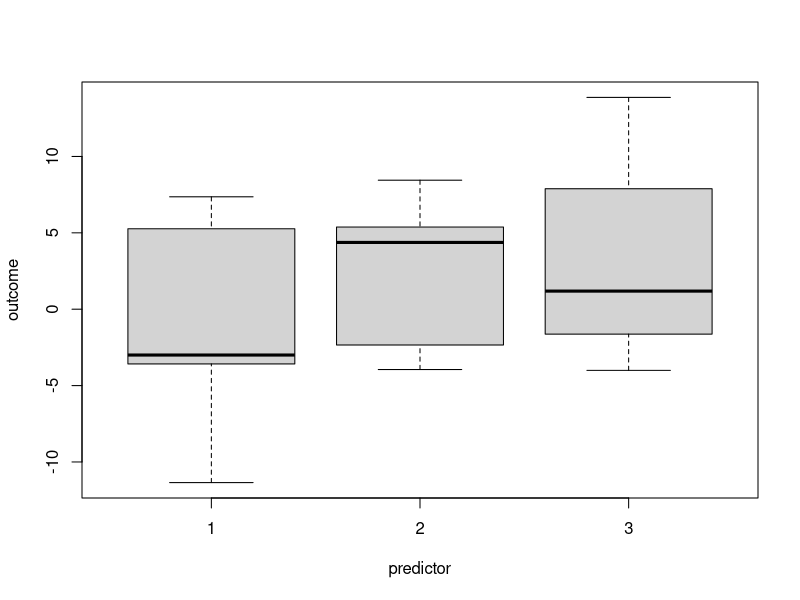

Write the R code that produced this figure. (Note: this script raises an error after producing the figure.)
rm(list = ls())
library(BayesFactor)
library(car)


nrepeats <- 10000
simulationOptions <- expand.grid(
  n            = c(30, 60, 150),                 # dividable by three and two
  distribution = c("normal", "bimodal"),
  homogeneity  = c(T, F),
  hypothesis   = c("0", "a"),
  repeats      = 1:nrepeats,
  stringsAsFactors = FALSE
)

nrow(simulationOptions)


sd      <- 1    # standard deviation of normal distributions making
                # the bimodal distribution --> also determines sd of 
                # normal distribution as its sd is the same as the 
                # one of the total bimodal distribution.
peaksbmd<- 8    # distance of peaks bimodal distribution
vardiff <- 2    # increase of error in case of homogeneity not met
b0      <- 0    # intercept
mean1   <- 0    # level predictor 1 --> also mean of all if h0 == T
mean2   <- 1.5    # level predictor 2
mean3   <- 3    # level predictor 3



simulateData <- function(n, distr, hom, hypothesis){
  
  sddet <- sd(c(rt(n/2, 10, 0 - peaksbmd/2), rt(n/2, 15, peaksbmd/2)))
  
  if (distr == "bimodal"){
    error <- sample(c(rt(n/2, 8, 0 - peaksbmd/2), rt(n/2, 8, peaksbmd/2)))
  }
  else{
    error <- rnorm(n, 0, sddet)
  }
  
  if (hom == T){
    epsilon1 <- error
    epsilon2 <- error
    epsilon3 <- error
  }
  
  else{
    epsilon1 <- error * 1/vardiff
    epsilon2 <- error 
    epsilon3 <- error * vardiff 
  }
    
  if (hypothesis == "0"){
    b1 <- mean1
    b2 <- mean1
    b3 <- mean1
  }
  else {
    b1 <- mean1
    b2 <- mean2
    b3 <- mean3
  }
    
  A <- c(rep(1, n/3), rep(0, n/3), rep(0, n/3))       # predictor 1
  B <- c(rep(0, n/3), rep(1, n/3), rep(0, n/3))       # predictor 2 
  C <- c(rep(0, n/3), rep(0, n/3), rep(1, n/3))       # predictor 3
  
  y <- b0 + (A * (b1 + epsilon1)) + (B * (b2 + epsilon2)) + (C * (b3 + epsilon3))       # outcome
  
  predictor <- factor(A + 2*B + 3*C)
  
  df = data.frame(
    "predictor" = predictor, 
    "outcome" = y
  )
  return(df)
}

plot(simulateData(60, "bimodal", T, "a"))

fitFreq      <- function(data){
  freq = aov(outcome ~ predictor, data=data)
  return(summary(freq)[[1]][1,5])
}

fitBayes     <- function(data){
  bf = anovaBF(outcome ~ predictor, data=data)
  return(extractBF(bf)$bf)
}


nsim <- nrow(simulationOptions)

resp <- rep(NA, length(seq_len(nsim)))
resb <- rep(NA, length(seq_len(nsim)))
etasq <- rep(NA, length(seq_len(nsim)))


for (i in seq_len(nsim)) {
  
  set.seed(i)
  opts <- simulationOptions[i, ]
  
  data <- simulateData(opts[[1]][1],opts[[2]][1], opts[[3]][1], opts[[4]][1])
  resultFreq  <- fitFreq(data)
  resultBayes <- fitBayes(data)
  etasquared <- eta_sq(aov(outcome ~ predictor, data=data))[[2]]
  
  resp[i] <- resultFreq
  resb[i] <- resultBayes
  etasq[i] <- etasquared
  
  
  print((100/(length(seq_len(nsim))))*i)
}


resultsAn <- data.frame(
  "n" = simulationOptions$n, 
  "distribution" = simulationOptions$distribution,
  "homogeneity" = simulationOptions$homogeneity,
  "hypothesis" = simulationOptions$hypothesis,
  "p" = resp, 
  "bf" = resb, 
  "etasq" = etasq)


# Plot p-values

hyp <- c("a", "0")
n <- c(30, 60, 150)
distr <- c("normal", "bimodal")
hom <- c(T, F)

m <- matrix(c(1,2,3,4,5,6,7,7,7),nrow = 3,ncol = 3,byrow = TRUE)
layout(m,heights = c(0.3,0.3,0.3))

for (i in hyp){
  if (i == "a"){
    lab <- "Alternative hypothesis;"
    ysc <- c(0, 5)
  }
  else{
    lab <- "Null hypothesis;"
    ysc <- c(0, 1.3)
  }
  for (j in n){
      selectionAnP1 <- resultsAn$p[resultsAn$hypothesis== i & resultsAn$n == j & resultsAn$distribution == "normal" & resultsAn$homogeneity == T]
      
      selectionAnP2 <- resultsAn$p[resultsAn$hypothesis== i & resultsAn$n == j & resultsAn$distribution == "bimodal" & resultsAn$homogeneity == T]
      
      selectionAnP3 <- resultsAn$p[resultsAn$hypothesis== i & resultsAn$n == j & resultsAn$distribution == "normal" & resultsAn$homogeneity == F]
      
      selectionAnP4 <- resultsAn$p[resultsAn$hypothesis== i & resultsAn$n == j & resultsAn$distribution == "bimodal" & resultsAn$homogeneity == F]
      
      if (j == 150 & i == "a"){
        adj <- 10
      }
      else{
        adj <- 1
      }
      
      plot(density(selectionAnP1, adjust = adj), 
           lwd = 1, 
           col = 'black',
           xlab = "p value", 
           xlim = c(0, 1), 
           ylim = ysc,
           frame = F, 
           main = paste(lab, "n = ", toString(j)), 
           zero.line = F, 
           cex.lab = 1.4
      )
      lines(density(selectionAnP2, adjust = adj), lwd = 1, col = 'black', lty = 2)
      lines(density(selectionAnP3, adjust = adj), lwd = 1, col = 'black', lty = 3)
      lines(density(selectionAnP4, adjust = adj), lwd = 1, col = 'black', lty = 4)
      
      
      
    }
}
plot(1, type = "n", axes=FALSE, xlab="", ylab="")
legend(x = "center",          
       legend = c("All assumptions met", 
                  "Normal error violated", 
                  "Homogeneity of variances violated", 
                  "All assumptions violated"),  
       lty = c(1, 2, 3, 4),          
       lwd = 1, 
       cex = 1.4)

# plot Bayes factors:

minor.ticks.axis <- function(ax,n,t.ratio=0.5,mn,mx,...){
  
  lims <- par("usr")
  if(ax %in%c(1,3)) lims <- lims[1:2] else lims[3:4]
  
  major.ticks <- pretty(lims,n=5)
  if(missing(mn)) mn <- min(major.ticks)
  if(missing(mx)) mx <- max(major.ticks)
  
  major.ticks <- major.ticks[major.ticks >= mn & major.ticks <= mx]
  
  labels <- sapply(major.ticks,function(i)
    as.expression(bquote(10^ .(i)))
  )
  axis(ax,at=major.ticks,labels=labels,...)
  
  n <- n+2
  minors <- log10(pretty(10^major.ticks[1:2],n))-major.ticks[1]
  minors <- minors[-c(1,n)]
  
  minor.ticks = c(outer(minors,major.ticks,`+`))
  minor.ticks <- minor.ticks[minor.ticks > mn & minor.ticks < mx]
  
  
  axis(ax,at=minor.ticks,tcl=par("tcl")*t.ratio,labels=FALSE)
}

hyp <- c("a", "0")
n <- c(30, 60, 150)
distr <- c("normal", "bimodal")
hom <- c(T, F)

m <- matrix(c(1,2,3,4,5,6,7,7,7),nrow = 3,ncol = 3,byrow = TRUE)
layout(m,heights = c(0.4,0.4,0.3))

for (i in hyp){
  if (i == "a"){
    lab <- "Alternative hypothesis;"
    ysc <- c(0, 0.6)
    xsc <- c(-2, 8)
  }
  else{
    lab <- "Null hypothesis;"
    ysc <- c(0, 1.6)
    xsc <- c(-3, 1)
  }
  for (j in n){
    selectionAnB1 <- resultsAn$bf[resultsAn$hypothesis== i & resultsAn$n == j & resultsAn$distribution == "normal" & resultsAn$homogeneity == T & resultsAn$bf < 1000]
    
    selectionAnB2 <- resultsAn$bf[resultsAn$hypothesis== i & resultsAn$n == j & resultsAn$distribution == "bimodal" & resultsAn$homogeneity == T & resultsAn$bf < 1000]
    
    selectionAnB3 <- resultsAn$bf[resultsAn$hypothesis== i & resultsAn$n == j & resultsAn$distribution == "normal" & resultsAn$homogeneity == F & resultsAn$bf < 1000]
    
    selectionAnB4 <- resultsAn$bf[resultsAn$hypothesis== i & resultsAn$n == j & resultsAn$distribution == "bimodal" & resultsAn$homogeneity == F & resultsAn$bf < 1000]
    
    plot(density(log(selectionAnB1), adjust = 1), 
         lwd = 1, 
         col = 'black',
         xlab = "Bayes factor", 
         xlim = xsc, 
         ylim = ysc,
         frame = F, 
         main = paste(lab, "n = ", toString(j)), 
         zero.line = F, 
         cex.lab=1.4, 
         xaxt="n"
    )
    lines(density(log(selectionAnB2), adjust = 1), lwd = 1, col = 'black', lty = 2)
    lines(density(log(selectionAnB3), adjust = 1), lwd = 1, col = 'black', lty = 3)
    lines(density(log(selectionAnB4), adjust = 1), lwd = 1, col = 'black', lty = 4)
    minor.ticks.axis(1,9,mn=0,mx=8)  
  }
}
plot(1, type = "n", axes=FALSE, xlab="", ylab="")
legend(x = "center",          
       legend = c("All assumptions met", 
                  "Normal error violated", 
                  "Homogeneity of variances violated", 
                  "All assumptions violated"),  
       lty = c(1, 2, 3, 4),          
       lwd = 1, 
       cex = 1.4
       )



#####

n <- 1000
mean <- rep(NA, n)
sdev <- rep(NA, n)
etasq <- rep(NA, n)
lev <- rep(NA, n)
shap <- rep(NA, n)


for (i in c(1:n)){
  set.seed(i)
  data <- simulateData(60, "bimodal", T, "a")
  sdev[i] <- sd(data$outcome)
  mean[i] <- mean(data$outcome)
  ano <- aov(outcome ~ predictor, data=data)
  etasq[i] <- eta_sq(ano)[[2]]
  lev[i] <- leveneTest(outcome ~ predictor, data = data)[[1,3]]
  shap[i] <- shapiro.test(data$outcome[data$predictor == 1])[[2]]
  
}

mean(mean)
mean(sdev)
mean(etasq)
mean(lev)
mean(shap)


# Tables

type1 <- rep(NA, 24)
etasq <- rep(NA, 24)
samplesize <- c(30, 60, 150)
c <- 0
hyp <- "0"


for (n in samplesize){
  
  # n p-values
  
  npAn1 <- c(length(resultsAn$p[resultsAn$hypothesis== hyp & resultsAn$n == n & resultsAn$distribution == "normal" & resultsAn$homogeneity == T & resultsAn$p <= 0.05]), mean(resultsAn$etasq[resultsAn$hypothesis== hyp & resultsAn$n == n & resultsAn$distribution == "normal" & resultsAn$homogeneity == T]))
  
  npAn2 <- c(length(resultsAn$p[resultsAn$hypothesis== hyp & resultsAn$n == n & resultsAn$distribution == "bimodal" & resultsAn$homogeneity == T & resultsAn$p <= 0.05]), mean(resultsAn$etasq[resultsAn$hypothesis== hyp & resultsAn$n == n & resultsAn$distribution == "bimodal" & resultsAn$homogeneity == T ]))
  
  npAn3 <- c(length(resultsAn$p[resultsAn$hypothesis== hyp & resultsAn$n == n & resultsAn$distribution == "normal" & resultsAn$homogeneity == F & resultsAn$p <= 0.05]), mean(resultsAn$etasq[resultsAn$hypothesis== hyp & resultsAn$n == n & resultsAn$distribution == "normal" & resultsAn$homogeneity == F]))
  
  npAn4 <- c(length(resultsAn$p[resultsAn$hypothesis== hyp & resultsAn$n == n & resultsAn$distribution == "bimodal" & resultsAn$homogeneity == F & resultsAn$p <= 0.05]), mean(resultsAn$etasq[resultsAn$hypothesis== hyp & resultsAn$n == n & resultsAn$distribution == "bimodal" & resultsAn$homogeneity == F]))
  
  # n bf ha
  
  nbAn1 <- c(length(resultsAn$bf[resultsAn$hypothesis== hyp & resultsAn$n == n & resultsAn$distribution == "normal" & resultsAn$homogeneity == T & resultsAn$bf >= 3]), mean(resultsAn$etasq[resultsAn$hypothesis== hyp & resultsAn$n == n & resultsAn$distribution == "normal" & resultsAn$homogeneity == T]))
  
  nbAn2 <- c(length(resultsAn$bf[resultsAn$hypothesis== hyp & resultsAn$n == n & resultsAn$distribution == "bimodal" & resultsAn$homogeneity == T & resultsAn$bf >= 3]), mean(resultsAn$etasq[resultsAn$hypothesis== hyp & resultsAn$n == n & resultsAn$distribution == "bimodal" & resultsAn$homogeneity == T]))
  
  nbAn3 <- c(length(resultsAn$bf[resultsAn$hypothesis== hyp & resultsAn$n == n & resultsAn$distribution == "normal" & resultsAn$homogeneity == F & resultsAn$bf >= 3]), mean(resultsAn$etasq[resultsAn$hypothesis== hyp & resultsAn$n == n & resultsAn$distribution == "normal" & resultsAn$homogeneity == F]))
  
  nbAn4 <- c(length(resultsAn$bf[resultsAn$hypothesis== hyp & resultsAn$n == n & resultsAn$distribution == "bimodal" & resultsAn$homogeneity == F & resultsAn$bf >= 3]), mean(resultsAn$etasq[resultsAn$hypothesis== hyp & resultsAn$n == n & resultsAn$distribution == "bimodal" & resultsAn$homogeneity == F]))
  
  selections <- list(nbAn1, npAn1, nbAn2, npAn2, nbAn3, npAn3, nbAn4, npAn4)
  
  for (i in selections){
    c <- c+1
    type1[c] <- (i[1])/nrepeats
    etasq[c] <- i[2]
    
  }
}


RtableAnT <- matrix(type1, ncol = 2, byrow = T)
colnames(RtableAnT) <- c("Type1_BF","Type1_p")
rownames(RtableAnT) <- c(rep("n = 30", 4), rep("n = 60", 4), rep("n = 150", 4))
RtableAnT


RtableAnetas <- matrix(etasq, ncol = 2, byrow = T)
colnames(RtableAnetas) <- c("mean_etasq_bf", "mean_etasq_p")
RtableAnetas

RtableAnTEs <- cbind(RtableAnT, RtableAnetas)
RtableAnTEs

# Order of violations per sample size category 
# "Normality",
# "Homogeneity of variances",
# "All violated",

par(mfrow = c(1, 1))
colors <- c("darkred", "goldenrod", "chartreuse4", "deepskyblue4")
size = 1.2

plot(data.frame(RtableAnTEs)$mean_etasq_bf[1:4], data.frame(RtableAnTEs)$Type1_BF[1:4], 
     ylim = c(0, 0.1), 
     xlim = c(0, 0.15), 
     pch = 21, 
     xlab = "Eta-squared", 
     ylab = "Type I error rate", 
     frame = F,
     col = colors, 
     cex = size, 
     cex.lab = 1
     )
points(data.frame(RtableAnTEs)$mean_etasq_bf[5:8], data.frame(RtableAnTEs)$Type1_BF[5:8], 
       pch = 24, 
       col = colors, 
       cex = size
       )
points(data.frame(RtableAnTEs)$mean_etasq_bf[9:12], data.frame(RtableAnTEs)$Type1_BF[9:12], 
       pch = 23, 
       col = colors, 
       cex = size
       )
points(data.frame(RtableAnTEs)$mean_etasq_p[1:4], data.frame(RtableAnTEs)$Type1_p[1:4], 
       pch = 21, 
       col = colors,
       bg = colors, 
       )
points(data.frame(RtableAnTEs)$mean_etasq_p[5:8], data.frame(RtableAnTEs)$Type1_p[5:8], 
       pch = 24,
       col = colors,
       bg = colors
       )
points(data.frame(RtableAnTEs)$mean_etasq_p[9:12], data.frame(RtableAnTEs)$Type1_p[9:12], 
       pch = 23, 
       col = colors,
       bg = colors
       )
legend(x = "topright",          
       legend = c("n = 30", 
                  "n = 60", 
                  "n = 150", 
                  "No violations",
                  "Normality",
                  "Homogeneity of variances",
                  "All violated",
                  "Frequentist", 
                  "Bayesian"),  
       pch = c(1, 2, 5, 15, 15, 15, 15, 16, 1),
       col = c("black", "black", "black", c(colors), "black", "black"),
       cex = 1
)

#####
power <- rep(NA, 24)
etasq <- rep(NA, 24)
samplesize <- c(30, 60, 150)
c <- 0
hyp <- "a"
alpha <- 0.03
bf <- 2

for (n in samplesize){
  
  # n p-values

    npAn1 <- c(length(resultsAn$p[resultsAn$hypothesis== hyp & resultsAn$n == n & resultsAn$distribution == "normal" & resultsAn$homogeneity == T & resultsAn$p > alpha]), mean(resultsAn$etasq[resultsAn$hypothesis== hyp & resultsAn$n == n & resultsAn$distribution == "normal" & resultsAn$homogeneity == T & resultsAn$p > alpha]))

  npAn2 <- c(length(resultsAn$p[resultsAn$hypothesis== hyp & resultsAn$n == n & resultsAn$distribution == "bimodal" & resultsAn$homogeneity == T & resultsAn$p > alpha]), mean(resultsAn$etasq[resultsAn$hypothesis== hyp & resultsAn$n == n & resultsAn$distribution == "bimodal" & resultsAn$homogeneity == T & resultsAn$p > alpha]))

  npAn3 <- c(length(resultsAn$p[resultsAn$hypothesis== hyp & resultsAn$n == n & resultsAn$distribution == "normal" & resultsAn$homogeneity == F & resultsAn$p > alpha]), mean(resultsAn$etasq[resultsAn$hypothesis== hyp & resultsAn$n == n & resultsAn$distribution == "normal" & resultsAn$homogeneity == F & resultsAn$p > alpha]))

  npAn4 <- c(length(resultsAn$p[resultsAn$hypothesis== hyp & resultsAn$n == n & resultsAn$distribution == "bimodal" & resultsAn$homogeneity == F & resultsAn$p > alpha]), mean(resultsAn$etasq[resultsAn$hypothesis== hyp & resultsAn$n == n & resultsAn$distribution == "bimodal" & resultsAn$homogeneity == F & resultsAn$p > alpha]))

  # # n bf ha

  nbAn1 <- c(length(resultsAn$bf[resultsAn$hypothesis== hyp & resultsAn$n == n & resultsAn$distribution == "normal" & resultsAn$homogeneity == T & resultsAn$bf < bf]), mean(resultsAn$etasq[resultsAn$hypothesis== hyp & resultsAn$n == n & resultsAn$distribution == "normal" & resultsAn$homogeneity == T & resultsAn$bf < bf]))

  nbAn2 <- c(length(resultsAn$bf[resultsAn$hypothesis== hyp & resultsAn$n == n & resultsAn$distribution == "bimodal" & resultsAn$homogeneity == T & resultsAn$bf < bf]), mean(resultsAn$etasq[resultsAn$hypothesis== hyp & resultsAn$n == n & resultsAn$distribution == "bimodal" & resultsAn$homogeneity == T & resultsAn$bf < bf]))

  nbAn3 <- c(length(resultsAn$bf[resultsAn$hypothesis== hyp & resultsAn$n == n & resultsAn$distribution == "normal" & resultsAn$homogeneity == F & resultsAn$bf < bf]), mean(resultsAn$etasq[resultsAn$hypothesis== hyp & resultsAn$n == n & resultsAn$distribution == "normal" & resultsAn$homogeneity == F & resultsAn$bf < bf]))

  nbAn4 <- c(length(resultsAn$bf[resultsAn$hypothesis== hyp & resultsAn$n == n & resultsAn$distribution == "bimodal" & resultsAn$homogeneity == F & resultsAn$bf < bf]), mean(resultsAn$etasq[resultsAn$hypothesis== hyp & resultsAn$n == n & resultsAn$distribution == "bimodal" & resultsAn$homogeneity == F & resultsAn$bf < bf]))

  
  selections <- list(nbAn1, npAn1, nbAn2, npAn2, nbAn3, npAn3, nbAn4, npAn4)
  
  for (i in selections){
    c <- c+1
    power[c] <- 1-((i[1])/nrepeats)
    etasq[c] <- i[2]
    
  }
}


RtableAnP <- matrix(power, ncol = 2, byrow = T)
colnames(RtableAnP) <- c("Power_BF","Power_p")
rownames(RtableAnP) <- c(rep("n = 30", 4), rep("n = 60", 4), rep("n = 150", 4))
RtableAnP


RtableAnEs<- matrix(etasq, ncol = 2, byrow = T)
colnames(RtableAnEs) <- c("mean_etasq_bf", "mean_etasq_p")

RtableAnPEs <- cbind(RtableAnP, RtableAnEs)
RtableAnPEs

# Order of violations per sample size category 
# "Normality",
# "Homogeneity of variances",
# "All violated",

# loss of power: 
#b
# n30
1- (0.0743  /0.1329  )

# n30
1- (0.1146    /0.2778    )

# n30
1- (0.3045    /0.6774    )

#f
# n30
1- (0.1201      /0.2222      )

# n30
1- (0.2028      /0.4292      )

# n30
1- (0.5046      /0.8434      )



par(mfrow = c(1,1))
colors <- c("darkred", "goldenrod", "chartreuse4", "deepskyblue4")
size <- 1.4

plot(data.frame(RtableAnPEs)$mean_etasq_bf[1:4], data.frame(RtableAnPEs)$Power_BF[1:4], 
     ylim = c(0, 1), 
     xlim = c(0, 0.15), 
     pch = 21, 
     xlab = "Eta-squared", 
     ylab = "Power", 
     frame = F, 
     col = colors,
     cex = size, 
     cex.lab = 1
)
points(data.frame(RtableAnPEs)$mean_etasq_bf[5:8], data.frame(RtableAnPEs)$Power_BF[5:8], 
       pch = 24, col = colors, cex = size)
points(data.frame(RtableAnPEs)$mean_etasq_bf[9:12], data.frame(RtableAnPEs)$Power_BF[9:12], 
       pch = 23, col = colors, cex = size)
points(data.frame(RtableAnPEs)$mean_etasq_p[1:4], data.frame(RtableAnPEs)$Power_p[1:4], 
       pch = 21, col = colors, bg = colors)
points(data.frame(RtableAnPEs)$mean_etasq_p[5:8], data.frame(RtableAnPEs)$Power_p[5:8], 
       pch = 24, col = colors, bg = colors)
points(data.frame(RtableAnPEs)$mean_etasq_p[9:12], data.frame(RtableAnPEs)$Power_p[9:12], 
       pch = 23, col = colors, bg = colors)
abline(lm(Power_BF[1:4] ~ mean_etasq_bf[1:4], data = data.frame(RtableAnPEs)), 
       lty = 3, col = rgb(0, 0, 0, 0.5))
abline(lm(Power_p[1:4] ~ mean_etasq_p[1:4], data = data.frame(RtableAnPEs)), 
       lty = 2, col = rgb(0, 0, 0, 0.5))
abline(lm(Power_BF[5:8] ~ mean_etasq_bf[5:8], data = data.frame(RtableAnPEs)), 
       lty = 3, col = rgb(0, 0, 0, 0.5))
abline(lm(Power_p[5:8] ~ mean_etasq_p[5:8], data = data.frame(RtableAnPEs)), 
       lty = 2, col = rgb(0, 0, 0, 0.5))
abline(lm(Power_BF[9:12] ~ mean_etasq_bf[9:12], data = data.frame(RtableAnPEs)), 
       lty = 3, col = rgb(0, 0, 0, 0.5))
abline(lm(Power_p[9:12] ~ mean_etasq_p[9:12], data = data.frame(RtableAnPEs)), 
       lty = 2, col = rgb(0, 0, 0, 0.5))
legend(x = "topright",          
       legend = c("n = 30", 
                  "n = 60", 
                  "n = 150", 
                  "No violations",
                  "Normality",
                  "Homogeneity of variances",
                  "All violated",
                  "Filled:  Frequentist", 
                  "Empty: Bayesian"),  
       pch = c(1, 2, 5, 15, 15, 15, 15, NA, NA),
       col = c("black", "black", "black", c(colors), "black", "black"),
       cex = 1
)

#####



# plot data 

par(mfrow = c(2, 2))

data <- simulateData(150, "normal", T, "a")
yl <- c(-20, 25)
yla <- "Outcome"

plot(simulateData(150, "normal", T, "a"), 
     frame = F, 
     main = "All assumptions met", 
     xlab = "Group",
     ylim = yl, 
     ylab = yla)
plot(simulateData(150, "bimodal", T, "a"), 
     frame = F, 
     main = "Normality violated", 
     xlab = "Group",
     ylim = yl, 
     ylab = yla)
plot(simulateData(150, "normal", F, "a"), 
     frame = F, 
     main = "Equality of variances violated", 
     xlab = "Group",
     ylim = yl, 
     ylab = yla)
plot(simulateData(150, "bimodal", F, "a"), 
     frame = F, 
     main = "All assumptions violated", 
     xlab = "Group",
     ylim = yl, 
     ylab = yla)



par(mfrow = c(1,1))

es1 <- (resultsAn$etasq[resultsAn$hypothesis== "a" & resultsAn$n == 150 & resultsAn$distribution == "normal" & resultsAn$homogeneity == T])
es2 <- (resultsAn$etasq[resultsAn$hypothesis== "a" & resultsAn$n == 150 & resultsAn$distribution == "bimodal" & resultsAn$homogeneity == T])
es3 <- (resultsAn$etasq[resultsAn$hypothesis== "a" & resultsAn$n == 150 & resultsAn$distribution == "normal" & resultsAn$homogeneity == F])
es4 <- (resultsAn$etasq[resultsAn$hypothesis== "a" & resultsAn$n == 150 & resultsAn$distribution == "bimodal" & resultsAn$homogeneity == F])


conditions <- c("All met", "Normality", "Homogeneity ", "All violated")
barx <- barplot((c(mean(es1), mean(es2), mean(es3), mean(es4))), names.arg = conditions, ylab = "Eta-squared", ylim = c(0,0.1), border=NA)
